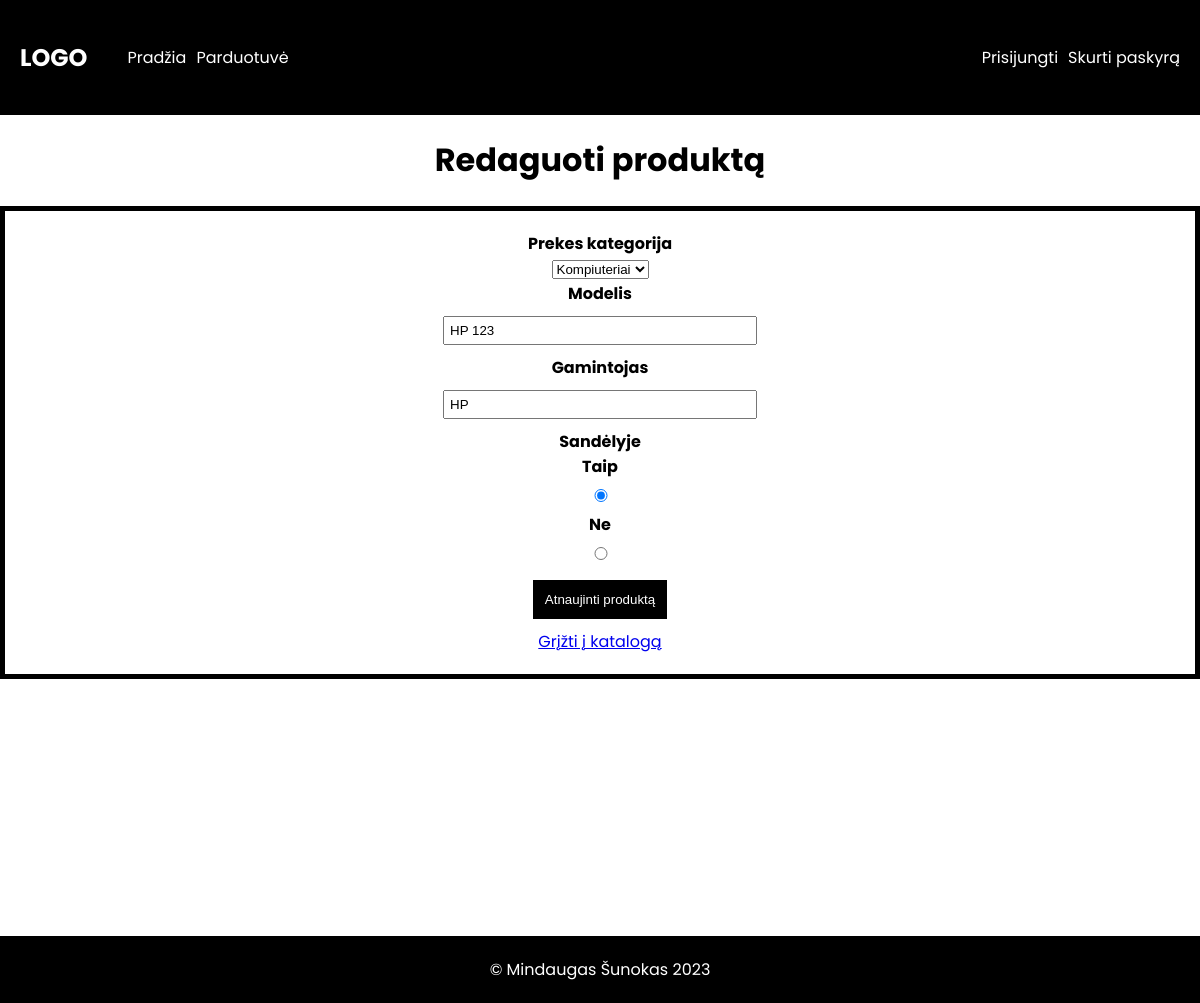
The page /edit-product.php?produktas=4 on the database its author committed.
### tables this page shows
CREATE TABLE `parduotuve` (
  `id` int(11) NOT NULL,
  `prekes_kategorija` varchar(255) NOT NULL,
  `modelis` varchar(255) NOT NULL,
  `gamintojas` varchar(255) NOT NULL,
  `sandelis` varchar(10) DEFAULT NULL
);

### edit-product.php (the view, shortened to what this page needs)
<?php
    require_once('inc/dbc.inc.php');
    if (isset($_GET['produktas'])) {
        $productID = $_GET['produktas'];
        $query = "SELECT * FROM parduotuve WHERE id = :productID";
        $stmt = $conn->prepare($query);
        $stmt->bindParam("productID", $productID);
        $stmt->execute();
        $product = $stmt->fetch(PDO::FETCH_ASSOC);
        if ($product) {
            $category = $product['prekes_kategorija'];
            $model = $product['modelis'];
            $manufacturer = $product['gamintojas'];
        }
    }
?>
<!DOCTYPE html>
<html lang="en">
<head>
    <link rel="stylesheet" href="style.css">
</head>
<body>
    <?php include('inc/nav.inc.php') ?>
    <div class="container">
        <h1 class="heading">Redaguoti produktą</h1>
        <form action="" method="POST">
            <div>
                <label for="prekes_kategorija">Prekes kategorija</label>
                <div>
                    <select name="prekes_kategorija">
                        <option value="<?php echo htmlspecialchars($category); ?>"><?php echo htmlspecialchars($category); ?></option>
                    </select>
                </div>
                <label for="prekes_modelis">Modelis</label>
                <div>
                    <input type="text" name="prekes_modelis" placeholder="Prekės pavadinimas (modelis)" value="<?php echo htmlspecialchars($model); ?>">
                </div>
                <label for="prekes_gamintojas">Gamintojas</label>
                <div>
                    <input type="text" name="prekes_gamintojas" placeholder="Įveskite prekės gamintoją." value="<?php echo htmlspecialchars($manufacturer); ?>">
                </div>
                <div><label for="sandelis">Sandėlyje</label></div>
                <label for="">Taip</label>
                <div class="checkbox">
                    <input type="radio" name="sandelis" value="taip" checked>
                </div>
                <label for="">Ne</label>
                <div class="checkbox">
                    <input type="radio" name="sandelis" value="ne">
                </div>
                <button type="submit">Atnaujinti produktą</button>
            </div>
            <a href="dashboard.php">Grįžti į katalogą</a>
        </form>
    </div>
    <?php include('inc/footer.inc.php') ?>
</body>
</html>

### style.css (style rules this page uses)
body { padding: 0; margin: 0; box-sizing: border-box; font-family: 'Poppins', sans-serif; }
.container { min-height: 100vh; }
.heading { text-align: center; }
form { border: 5px solid black; text-align: center; padding-top: 20px; padding-bottom: 20px; }
form input { width: 300px; padding: 5px; margin-top: 10px; margin-bottom: 10px; }
form label { font-weight: 700; }
form button { margin: 10px; padding: 10px; background-color: black; color: white; border: 2px solid transparent; cursor: pointer; }

### rows shown on the page
parduotuve: prekes_kategorija "Kompiuteriai", prekes_modelis "HP 123", prekes_gamintojas "HP"
